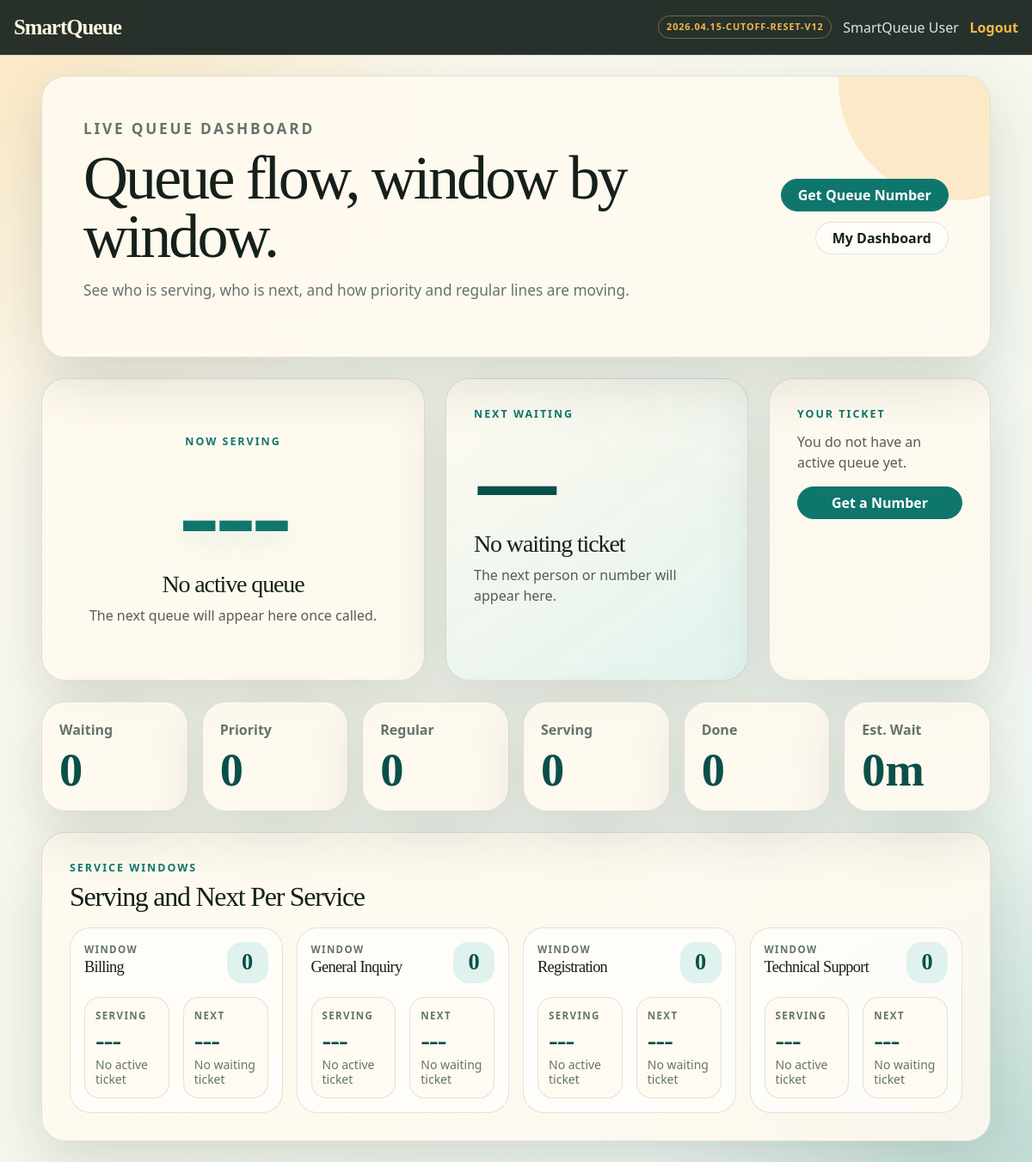
Screenshot of / (signed in) with the database file from the repository.
### tables this page shows
CREATE TABLE IF NOT EXISTS services (
    id INT AUTO_INCREMENT PRIMARY KEY,
    service_name VARCHAR(120) NOT NULL UNIQUE,
    status ENUM('active', 'inactive') NOT NULL DEFAULT 'active',
    created_at TIMESTAMP NOT NULL DEFAULT CURRENT_TIMESTAMP,
    updated_at TIMESTAMP NOT NULL DEFAULT CURRENT_TIMESTAMP ON UPDATE CURRENT_TIMESTAMP
);

### functions.php (called while the page is built, shortened)
<?php
function isLoggedIn() {
    return isset($_SESSION['user_id']);
}
function e($value) {
    return htmlspecialchars((string) $value, ENT_QUOTES, 'UTF-8');
}
function asset($path) {
    return $path . '?v=' . rawurlencode(SMARTQUEUE_VERSION);
}
function getSetting($conn, $key, $default = null) {
    $allowed = ['avg_service_time', 'queue_open_time', 'queue_cutoff_time', 'daily_reset_time', 'last_daily_reset_date'];
    $result = $conn->query("SELECT {$key} FROM settings WHERE id = 1 LIMIT 1");
    $row = $result->fetch_assoc();
    return $row[$key] ?? $default;
}
function getCurrentServing($conn) {
    $result = $conn->query("SELECT q.*, s.service_name FROM queue q LEFT JOIN services s ON q.service_id = s.id WHERE q.status = 'serving' AND q.archived_at IS NULL ORDER BY q.served_at ASC, q.id ASC LIMIT 1");
    return $result ? $result->fetch_assoc() : null;
}
function getWaitingCount($conn) {
    $result = $conn->query("SELECT COUNT(*) AS total FROM queue WHERE status = 'waiting' AND archived_at IS NULL");
    $row = $result ? $result->fetch_assoc() : ['total' => 0];
    return (int) ($row['total'] ?? 0);
}
function getNextWaiting($conn, $serviceId = null) {
    if ($serviceId !== null) {
        $stmt = $conn->prepare("SELECT q.*, s.service_name FROM queue q LEFT JOIN services s ON q.service_id = s.id WHERE q.status = 'waiting' AND q.archived_at IS NULL AND q.service_id = ? ORDER BY q.priority_type = 'priority' DESC, q.id ASC LIMIT 1");
        $stmt->bind_param('i', $serviceId);
        $stmt->execute();
        return $stmt->get_result()->fetch_assoc();
    }
    $result = $conn->query("SELECT q.*, s.service_name FROM queue q LEFT JOIN services s ON q.service_id = s.id WHERE q.status = 'waiting' AND q.archived_at IS NULL ORDER BY q.priority_type = 'priority' DESC, q.id ASC LIMIT 1");
    return $result ? $result->fetch_assoc() : null;
}
function getWaitingQueuesByPriority($conn, $priorityType, $limit = 50) {
    $limit = max(1, min(100, (int) $limit));
    $stmt = $conn->prepare("SELECT q.*, s.service_name FROM queue q LEFT JOIN services s ON q.service_id = s.id WHERE q.status = 'waiting' AND q.archived_at IS NULL AND q.priority_type = ? ORDER BY q.id ASC LIMIT {$limit}");
    $stmt->bind_param('s', $priorityType);
    $stmt->execute();
    return $stmt->get_result()->fetch_all(MYSQLI_ASSOC);
}
function getServiceWindows($conn) {
    $services = [];
    $result = $conn->query("SELECT id, service_name, status FROM services WHERE status = 'active' ORDER BY service_name ASC");
    while ($service = $result->fetch_assoc()) {
        $serviceId = (int) $service['id'];
        $servingStmt = $conn->prepare("SELECT q.* FROM queue q WHERE q.service_id = ? AND q.status = 'serving' AND q.archived_at IS NULL ORDER BY q.served_at ASC, q.id ASC LIMIT 1");
        $waitingStmt = $conn->prepare("SELECT COUNT(*) AS total FROM queue WHERE service_id = ? AND status = 'waiting' AND archived_at IS NULL");
        $next = getNextWaiting($conn, $serviceId);
        $serving = null;
        $waitingTotal = 0;
        if ($servingStmt) {
            $servingStmt->bind_param('i', $serviceId);
            $servingStmt->execute();
            $serving = $servingStmt->get_result()->fetch_assoc();
        }
        if ($waitingStmt) {
            $waitingStmt->bind_param('i', $serviceId);
            $waitingStmt->execute();
            $row = $waitingStmt->get_result()->fetch_assoc();
            $waitingTotal = (int) ($row['total'] ?? 0);
        }
        $services[] = [
            'id' => $serviceId,
            'service_name' => $service['service_name'],
            'serving' => $serving,
            'next' => $next,
            'waiting_total' => $waitingTotal,
        ];
    }
    return $services;
}
function getEstimatedTime($conn) {
    $avg = (int) getSetting($conn, 'avg_service_time', 5);
    return getWaitingCount($conn) * max(1, $avg);
}
function getQueueCounts($conn) {
    $counts = ['waiting' => 0, 'serving' => 0, 'done' => 0, 'cancelled' => 0];
    $result = $conn->query("SELECT status, COUNT(*) AS total FROM queue WHERE archived_at IS NULL GROUP BY status");
    return $counts;
}
function getUserActiveQueue($conn, $userId) {
    $stmt = $conn->prepare("SELECT q.*, s.service_name FROM queue q LEFT JOIN services s ON q.service_id = s.id WHERE q.user_id = ? AND q.status IN ('waiting', 'serving') AND q.archived_at IS NULL ORDER BY q.id DESC LIMIT 1");
    $stmt->bind_param('i', $userId);
    $stmt->execute();
    return $stmt->get_result()->fetch_assoc();
}

### index.php (the view, shortened to what this page needs)
<?php
include 'config.php';
include 'functions.php';
$currentServing = getCurrentServing($conn);
$nextWaiting = getNextWaiting($conn);
$waitingCount = getWaitingCount($conn);
$estimatedTime = getEstimatedTime($conn);
$counts = getQueueCounts($conn);
$role = $_SESSION['role'] ?? 'user';
$isStaff = isLoggedIn() && in_array($role, ['admin', 'operator'], true);
$userQueue = (isLoggedIn() && !$isStaff) ? getUserActiveQueue($conn, (int) $_SESSION['user_id']) : null;
$priorityCount = count(getWaitingQueuesByPriority($conn, 'priority', 100));
$regularCount = count(getWaitingQueuesByPriority($conn, 'regular', 100));
$serviceWindows = getServiceWindows($conn);
?>
<!DOCTYPE html>
<html lang="en">
<head>
    <link href="https://cdn.jsdelivr.net/npm/bootstrap@5.3.3/dist/css/bootstrap.min.css" rel="stylesheet">
    <link rel="stylesheet" href="<?= e(asset('style.css')) ?>">
</head>
<body>
<nav class="navbar navbar-expand-lg app-nav px-3">
    <a class="navbar-brand" href="index.php">SmartQueue</a>
    <div class="ms-auto nav-user">
        <span class="version-badge"><?= e(SMARTQUEUE_VERSION) ?></span>
        <?php if (isLoggedIn()): ?>
            <?= e($_SESSION['full_name']) ?>
            <a href="logout.php">Logout</a>
        <?php else: ?>
            <a href="login.php">Admin/User Login</a>
        <?php endif; ?>
    </div>
</nav>
<main class="container-fluid py-4 px-lg-5">
    <section class="hero-panel mb-4">
        <div>
            <p class="eyebrow">Live Queue Dashboard</p>
            <h1>Queue flow, window by window.</h1>
            <p>See who is serving, who is next, and how priority and regular lines are moving.</p>
        </div>
        <div class="hero-actions">
            <a href="get_number.php" class="btn btn-brand">Get Queue Number</a>
            <?php if (isLoggedIn() && ($role === 'admin' || $role === 'operator')): ?>
                <a href="admin_dashboard.php" class="btn btn-ghost">Manage Queue</a>
            <?php elseif (isLoggedIn()): ?>
                <a href="user_dashboard.php" class="btn btn-ghost">My Dashboard</a>
            <?php else: ?>
                <a href="login.php" class="btn btn-ghost">Staff Login</a>
            <?php endif; ?>
        </div>
    </section>
    <div class="row g-4 mb-4">
        <div class="col-xl-5">
            <section class="panel-card now-serving-card text-center h-100">
                <p class="eyebrow">Now Serving</p>
                <div class="queue-number display-number">
                    <?= $currentServing ? e(queueTicket($currentServing)) : '---' ?>
                </div>
                <h3><?= $currentServing ? e($currentServing['name']) : 'No active queue' ?></h3>
                <p class="text-muted mb-0"><?= $currentServing ? e($currentServing['service_name'] ?? 'General Service') . ' / ' . e(priorityLabel($currentServing['priority_type'])) : 'The next queue will appear here once called.' ?></p>
            </section>
        </div>
        <div class="col-xl-4">
            <section class="panel-card next-ticket-card h-100">
                <p class="eyebrow">Next Waiting</p>
                <?php if ($nextWaiting): ?>
                    <div class="next-ticket-number"><?= e(queueTicket($nextWaiting)) ?></div>
                    <h3><?= e($nextWaiting['name']) ?></h3>
                    <p class="mb-2"><?= e($nextWaiting['service_name'] ?? 'Service') ?></p>
                    <span class="priority-chip <?= $nextWaiting['priority_type'] === 'priority' ? 'priority-chip-hot' : '' ?>"><?= e(priorityLabel($nextWaiting['priority_type'])) ?></span>
                <?php else: ?>
                    <div class="next-ticket-number">---</div>
                    <h3>No waiting ticket</h3>
                    <p class="text-muted mb-0">The next person or number will appear here.</p>
                <?php endif; ?>
            </section>
        </div>
        <div class="col-xl-3">
            <section class="panel-card h-100">
                <p class="eyebrow"><?= $isStaff ? 'Staff Control' : (isLoggedIn() ? 'Your Ticket' : 'Public Kiosk') ?></p>
                <?php if ($isStaff): ?>
                    <p class="text-muted">Admin and operator accounts are for queue control only. Public tickets stay separate from staff names.</p>
                    <a href="admin_dashboard.php" class="btn btn-brand w-100 mb-2">Open Control</a>
                    <a href="get_number.php" class="btn btn-ghost w-100">Public Ticket Kiosk</a>
                <?php elseif (isLoggedIn()): ?>
                    <p class="text-muted">You do not have an active queue yet.</p>
                    <a href="get_number.php" class="btn btn-brand w-100">Get a Number</a>
                <?php else: ?>
                    <p class="text-muted">No login needed. Choose a service and generate a queue ticket freely.</p>
                    <a href="get_number.php" class="btn btn-brand w-100">Get Queue Number</a>
                <?php endif; ?>
            </section>
        </div>
    </div>
    <div class="row g-3 mb-4">
        <div class="col-md-2 col-6"><div class="metric-card"><span>Waiting</span><strong><?= $waitingCount ?></strong></div></div>
        <div class="col-md-2 col-6"><div class="metric-card"><span>Priority</span><strong><?= $priorityCount ?></strong></div></div>
        <div class="col-md-2 col-6"><div class="metric-card"><span>Regular</span><strong><?= $regularCount ?></strong></div></div>
        <div class="col-md-2 col-6"><div class="metric-card"><span>Serving</span><strong><?= $counts['serving'] ?></strong></div></div>
        <div class="col-md-2 col-6"><div class="metric-card"><span>Done</span><strong><?= $counts['done'] ?></strong></div></div>
        <div class="col-md-2 col-6"><div class="metric-card"><span>Est. Wait</span><strong><?= $estimatedTime ?>m</strong></div></div>
    </div>
    <section class="panel-card">
        <div class="d-flex flex-wrap align-items-center justify-content-between gap-2 mb-3">
            <div>
                <p class="eyebrow mb-1">Service Windows</p>
                <h2 class="mb-0">Serving and Next Per Service</h2>
            </div>
        </div>
        <div class="service-window-grid dashboard-window-grid">
            <?php if (count($serviceWindows) > 0): ?>
                <?php foreach ($serviceWindows as $window): ?>
                    <article class="service-window-card">
                        <div class="service-window-head">
                            <div>
                                <span>Window</span>
                                <h3><?= e($window['service_name']) ?></h3>
                            </div>
                            <strong><?= e($window['waiting_total']) ?></strong>
                        </div>
                        <div class="window-slots">
                            <div>
                                <span>Serving</span>
                                <strong><?= $window['serving'] ? e(queueTicket($window['serving'])) : '---' ?></strong>
                                <small><?= $window['serving'] ? e($window['serving']['name']) : 'No active ticket' ?></small>
                            </div>
                            <div>
                                <span>Next</span>
                                <strong><?= $window['next'] ? e(queueTicket($window['next'])) : '---' ?></strong>
                                <small><?= $window['next'] ? e(priorityLabel($window['next']['priority_type'])) : 'No waiting ticket' ?></small>
                            </div>
                        </div>
                    </article>
                <?php endforeach; ?>
            <?php else: ?>
                <p class="text-muted mb-0">No active services yet.</p>
            <?php endif; ?>
        </div>
    </section>
</main>
</body>
</html>

### rows the page displays
services: service_name "Billing", waiting_total "0"
services: service_name "General Inquiry", waiting_total "0"
services: service_name "Registration", waiting_total "0"
services: service_name "Technical Support", waiting_total "0"

### other values shown
SMARTQUEUE_VERSION "2026.04.15-CUTOFF-RESET-V12"
$_SESSION['full_name'] "SmartQueue User"
$waitingCount "0"
$priorityCount "0"
$regularCount "0"
$counts['serving'] "0"
$counts['done'] "0"
$estimatedTime "0"
